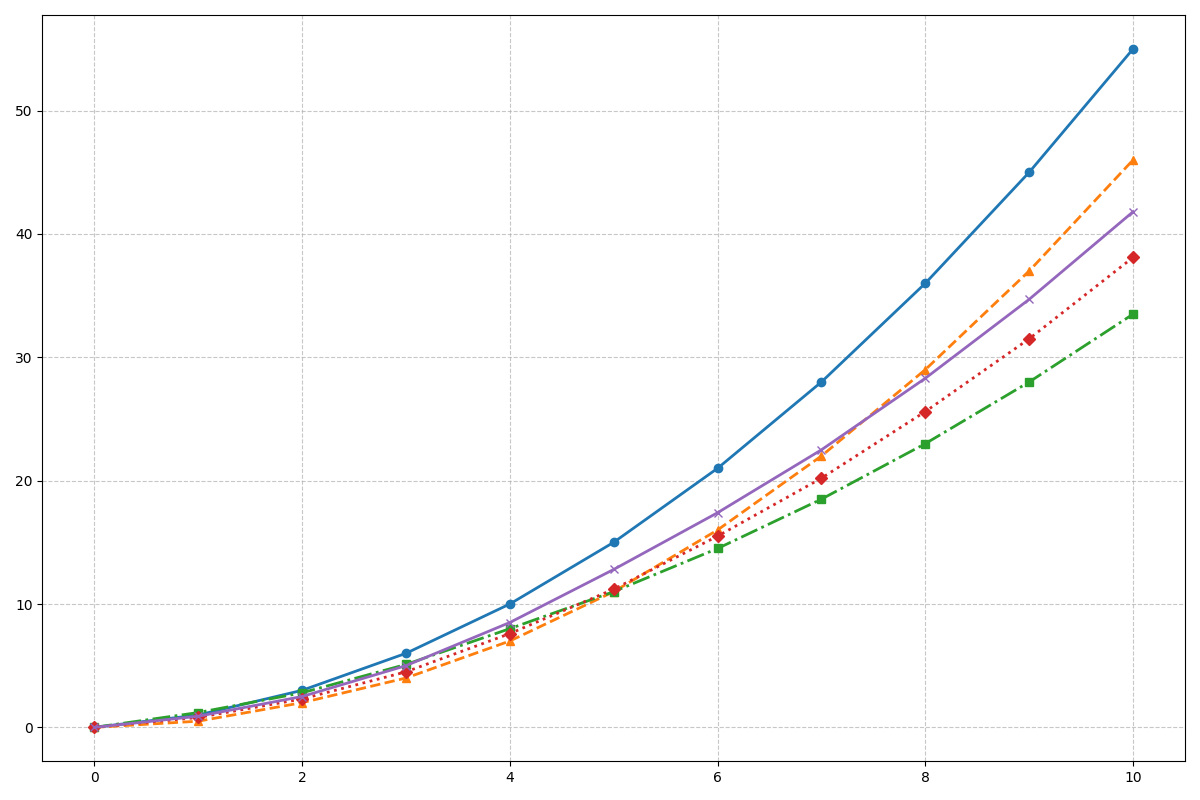

Source code (Python):
import matplotlib.pyplot as plt
import numpy as np

# Years from the start of the mission
years = np.arange(0, 11)  # 0 to 10 years

# Distance traveled by each spacecraft (in million kilometers)
voyager_1 = np.array([0, 1, 3, 6, 10, 15, 21, 28, 36, 45, 55])
voyager_2 = np.array([0, 0.5, 2, 4, 7, 11, 16, 22, 29, 37, 46])
new_horizons = np.array([0, 1.2, 2.8, 5.1, 8.0, 11.0, 14.5, 18.5, 23.0, 28.0, 33.5])
juno = np.array([0, 0.8, 2.3, 4.5, 7.6, 11.2, 15.5, 20.2, 25.6, 31.5, 38.1])
cassini = np.array([0, 0.9, 2.5, 5.0, 8.5, 12.8, 17.4, 22.5, 28.3, 34.7, 41.8])

# Create a figure and axis
fig, ax = plt.subplots(figsize=(12, 8))

# Plot the data for each spacecraft
ax.plot(years, voyager_1, marker='o', linestyle='-', linewidth=2)
ax.plot(years, voyager_2, marker='^', linestyle='--', linewidth=2)
ax.plot(years, new_horizons, marker='s', linestyle='-.', linewidth=2)
ax.plot(years, juno, marker='D', linestyle=':', linewidth=2)
ax.plot(years, cassini, marker='x', linestyle='-', linewidth=2)

# Include a grid for better readability
ax.grid(True, linestyle='--', alpha=0.7)

# Adjust layout to prevent overlap
plt.tight_layout()

# Display the plot
plt.show()
